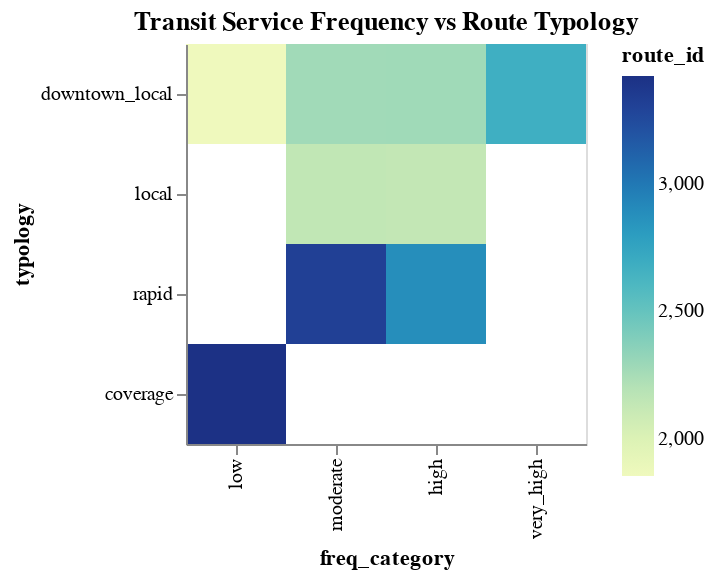

The code cell stored with this chart in its notebook:
### Code cell
alt.renderers.enable("html")
alt.data_transformers.enable('default', max_rows=None)

chart2 = (alt.Chart(results2)
 .mark_rect()
 .encode(
    x=alt.X(
        'freq_category:O', 
        sort=["low", "moderate", "high", "very_high"]
    ),
    y=alt.Y(
        'typology:O', 
        sort=["downtown_local", "local", "rapid", "coverage"]
    ),
    color=alt.Color('route_id:Q', scale=alt.Scale()),
    tooltip = ["freq_category", "typology", "route_id"]
).properties(
     width=200, height=200, 
     title="Transit Service Frequency vs Route Typology"
 )
)

chart2

### Figure 1 — Vega-Lite specification as saved in the notebook (floating-point values rounded to 4 significant figures)
{"config": {"view": {"continuousWidth": 300, "continuousHeight": 300}}, "data": {"name": "data-6e63d9d446a40c5a201aca59e342131f"}, "mark": {"type": "rect"}, "encoding": {"color": {"field": "route_id", "scale": {}, "type": "quantitative"}, "tooltip": [{"field": "freq_category", "type": "nominal"}, {"field": "typology", "type": "nominal"}, {"field": "route_id", "type": "quantitative"}], "x": {"field": "freq_category", "sort": ["low", "moderate", "high", "very_high"], "type": "ordinal"}, "y": {"field": "typology", "sort": ["downtown_local", "local", "rapid", "coverage"], "type": "ordinal"}}, "height": 200, "title": "Transit Service Frequency vs Route Typology", "width": 200, "$schema": "https://vega.github.io/schema/vega-lite/v5.14.1.json", "datasets": {"data-6e63d9d446a40c5a201aca59e342131f": [{"freq_category": "high", "typology": "downtown_local", "route_id": 2277}, {"freq_category": "high", "typology": "local", "route_id": 2138}, {"freq_category": "high", "typology": "rapid", "route_id": 2886}, {"freq_category": "low", "typology": "coverage", "route_id": 3422}, {"freq_category": "low", "typology": "downtown_local", "route_id": 1854}, {"freq_category": "moderate", "typology": "downtown_local", "route_id": 2274}, {"freq_category": "moderate", "typology": "local", "route_id": 2145}, {"freq_category": "moderate", "typology": "rapid", "route_id": 3315}, {"freq_category": "very_high", "typology": "downtown_local", "route_id": 2676}]}}
